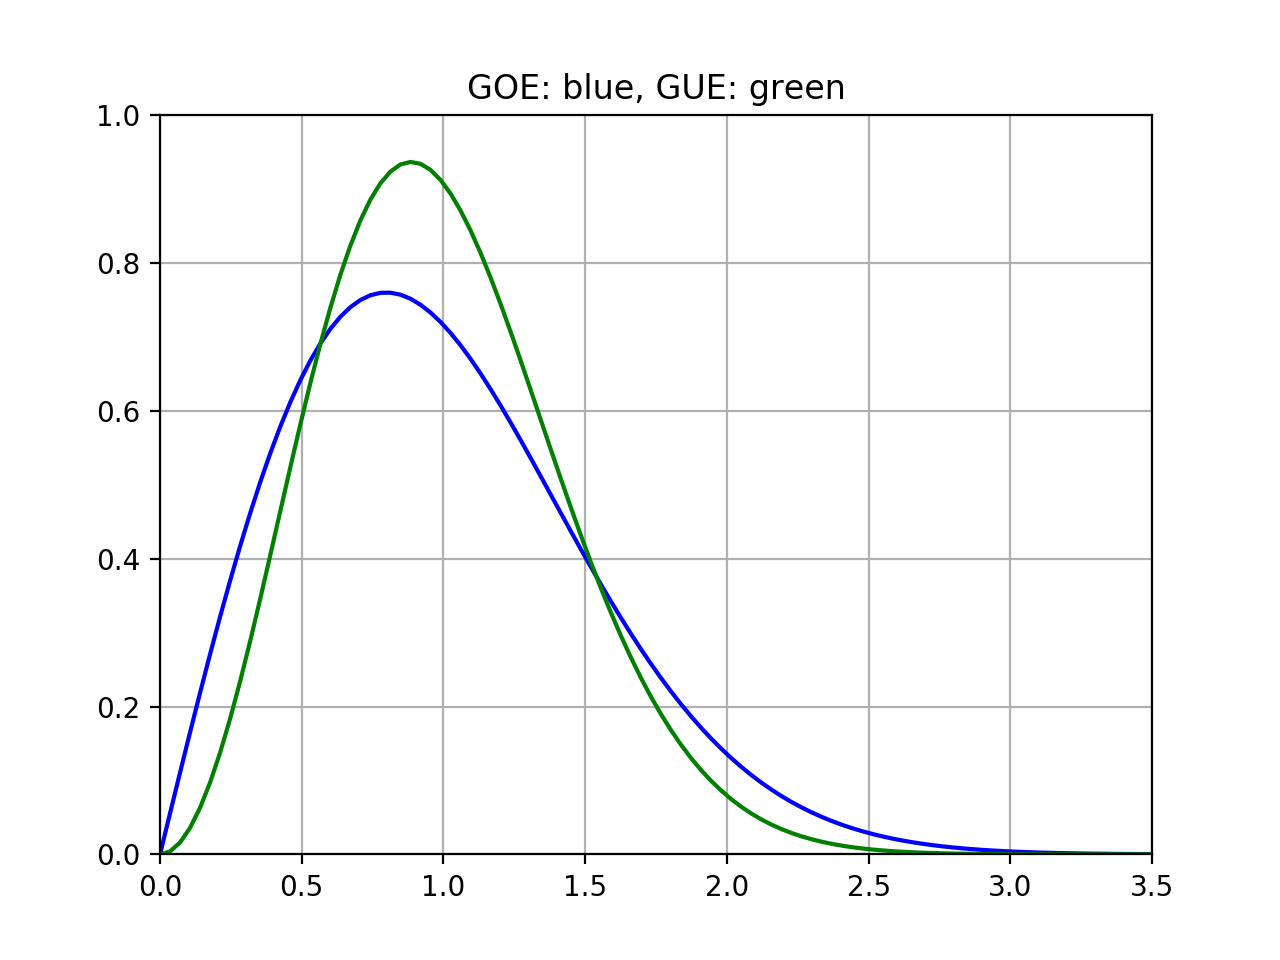

Source code (Python):
import numpy as np
import matplotlib.pyplot as plt


def GOE_P(s):
    return np.pi * 0.5 * s * np.exp(-np.pi * s * s / 4)


def GUE_P(s):
    return 32 / np.pi / np.pi * s * s * np.exp(-4 * s * s / np.pi)


def main():
    s = np.linspace(0, 3.5, 100, endpoint=True)

    plt.plot(s, GOE_P(s), color="b")
    plt.plot(s, GUE_P(s), color="g")
    plt.xlim(0, 3.5)
    plt.ylim(0, 1)
    plt.grid(True)
    plt.title("GOE: blue, GUE: green")
    plt.show()


if __name__ == "__main__":
    main()
